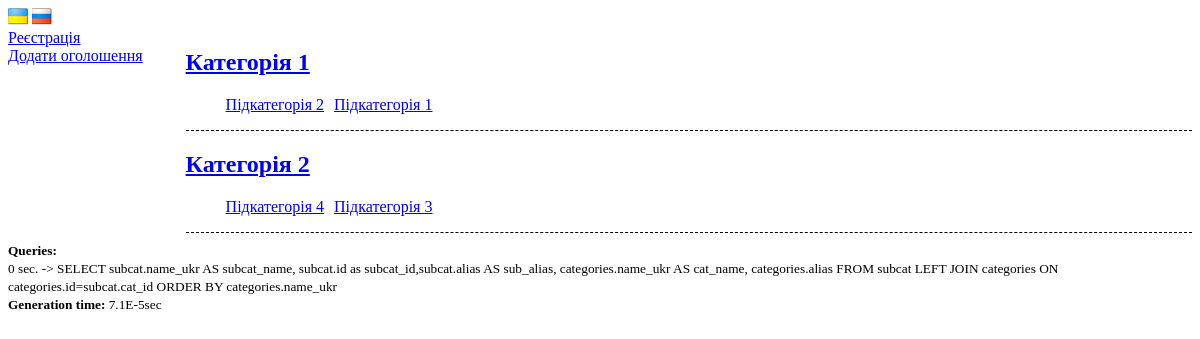
The page /index.php on the database its author committed.
### tables this page shows
CREATE TABLE `subcat` (
  `id` smallint(5) unsigned NOT NULL AUTO_INCREMENT,
  `cat_id` tinyint(3) unsigned NOT NULL,
  `name_ukr` char(40) DEFAULT NULL,
  `name_rus` char(40) DEFAULT NULL,
  `title_ukr` char(40) DEFAULT NULL,
  `title_rus` char(40) DEFAULT NULL,
  `meta_desc_ukr` varchar(255) DEFAULT NULL,
  `meta_desc_rus` varchar(255) DEFAULT NULL,
  `keywords_ukr` varchar(200) DEFAULT NULL,
  `keywords_rus` varchar(200) DEFAULT NULL,
  `seotext_ukr` text,
  `seotext_rus` text,
  `file` varchar(255) DEFAULT NULL,
  `alias` char(25) DEFAULT NULL,
  PRIMARY KEY (`id`),
  UNIQUE KEY `NewIndex1` (`alias`),
  KEY `cat_id` (`cat_id`)
);

CREATE TABLE `categories` (
  `id` tinyint(3) unsigned NOT NULL AUTO_INCREMENT,
  `name_ukr` char(40) DEFAULT NULL,
  `name_rus` char(40) DEFAULT NULL,
  `title_ukr` char(40) DEFAULT NULL,
  `title_rus` char(40) DEFAULT NULL,
  `meta_desc_ukr` varchar(255) DEFAULT NULL,
  `meta_desc_rus` varchar(255) DEFAULT NULL,
  `keywords_ukr` varchar(200) DEFAULT NULL,
  `keywords_rus` varchar(200) DEFAULT NULL,
  `seotext_ukr` text,
  `seotext_rus` text,
  `file` char(20) DEFAULT NULL,
  `alias` char(25) DEFAULT NULL,
  PRIMARY KEY (`id`),
  UNIQUE KEY `alias` (`alias`)
);

### modules/main.php (called while the page is built, shortened)
<?
    global $config, $content;
    $tpl = new Tpl();
    $main_content=checkCache(md5('main'));
	if($main_content){
	   $tpl->data["key"]=$main_content;
    }else{
        $res = sql_do("
					SELECT subcat.name_{$config['lang']} AS subcat_name, subcat.id as subcat_id,subcat.alias AS sub_alias,
					categories.name_{$config['lang']} AS cat_name, categories.alias
					FROM subcat
					LEFT JOIN categories ON categories.id=subcat.cat_id
					ORDER BY categories.name_{$config['lang']}
					");
		if (mysql_num_rows($res)>0){
			while($arr = mysql_fetch_array($res)){
				$cat_sel[$arr['subcat_id']][0]=$arr['cat_name'];
				$cat_sel[$arr['subcat_id']][1]=$arr['subcat_name'];
				$cat_sel[$arr['subcat_id']][2]=$arr['alias'];
				$cat_sel[$arr['subcat_id']][3]=$arr['sub_alias'];
			}
			$cache = list_cat_subcat($cat_sel);
		}
    }
?>

### definitions.php (called while the page is built, shortened)
<?php
require_once('includes/config.php');
require_once('includes/system.php');
require_once('includes/lib.php');
$serv_name = $_SERVER['SERVER_NAME'];;
$serv_name=preg_replace('/^www\./si','',$serv_name);
$config['serv_name']=$serv_name;
$lang=!empty($_GET['lang']) ? $_GET['lang'] : $g_config['def_lang'];
$config['lang']=$lang;
$config['langs']=$g_config['langs'];
$config['lang_arr']=$lang_arr;
$config['url_conf']=$g_config['root_path'];
$config['url_conf_lang']=$lang==$g_config['def_lang'] ? $config['url_conf'] : $config['url_conf'].$lang.'/';
?>

### includes/config.php (called while the page is built, shortened)
<?
	global $g_config, $cache_time;
	$g_config['db_host']='localhost';
	$g_config['db_user']='root';
	$g_config['db_pass']='';
	$g_config['db_name']='bizcar';
	$g_config['root_path']='/';
	$g_config['per_page']='10';
	$g_config['langs']=array('ukr','rus');
	$g_config['def_lang']='ukr';
?>

### includes/lang/ukr.php (called while the page is built)
<?
	$lang_arr=array(
		'register'=>'Реєстрація',
		'add'=>'Додати оголошення',
		'read_more'=>'читати далі',
		'date'=>'Додано',
        'cat'=>'Категорія',
        'subcat'=>'Підкатегорія',
        'region'=>'Регіон',
        'city'=>'Місто',
        'title'=>'Назва',
        'descr'=>'Опис',
        'phone'=>'Номер телефону',
        'mail'=>'Електронна пошта',
        'url'=>'Посилання',
        'skype'=>'Skype',
        'price'=>'Ціна',
        'contact_name'=>'Ваше ім\'я',
        'expire_date'=>'Розмістити до',
        'not_sel'=>'Не обрано',
        'add_true'=>'Ваше оголошення успішно додано!',
        'uname'=>'Логін',
        'upass'=>'Пароль',
        'rupass'=>'Пароль ще раз',
        'adress'=>'Адреса',
        'icq'=>'icq',
        'blog_alias'=>'Псевдонім блогу',
        'blog_name'=>'Назва блогу',
        'get_blog'=>'Завести блог',
        'not_set'=>' не заповнене',
        'passw_not_m'=>'Паролі не співпадають!',
        'title_ad'=>'Заголовок',
        'expires'=>'Розмістити до',
        'check_input'=>'Перевірте правильність заповнення поля ',
        'errors'=>'Виникли наступні помилки:',
        'main'=>'Головна'
	);
?>

### includes/lib.php (the view, shortened to what this page needs)
		</div></div><?
    function list_cat_subcat($values){
        global $config;
		$tmp='';
        $i=0;
        $data='';
		foreach($values as $value => $text){
            if($tmp!=$text[0] && $value!=0){
            	if($i!=0){$data.='</ul><hr/>';}
            	$data.='<h2><a href="'.$config['url_conf_lang'].'adboard/'.$text[2].'">'.$text[0].'</a></h2><ul>';
            	$tmp=$text[0];
            }
			$data .= '<li><a href="'.$config['url_conf_lang'].'adboard/'.$text[2].'/'.$text[3].'">'.$text[1].'</a></li>' ;
			$i++;
		}
		$data .= '</ul><hr/>' ;
		return $data;
	}
?>

### css/style.css (style rules this page uses)
hr { background: transparent; color: transparent; border-left: none; border-right: none; border-top: none; border-bottom: 1px dashed #000; }
li { list-style: none; display: inline; margin-right: 10px; }
a { font-style: normal; }

### rows shown on the page
subcat: categories.name_ukr "Категорія 1", name_ukr "Підкатегорія 2"
subcat: name_ukr "Підкатегорія 1"
subcat: categories.name_ukr "Категорія 2", name_ukr "Підкатегорія 4"
subcat: name_ukr "Підкатегорія 3"

### other values the page prints
$_smarty_tpl->getVariable('lang')->value['register'] "Реєстрація"
$_smarty_tpl->getVariable('lang')->value['add'] "Додати оголошення"
$q_id "0 sec."
microtime_float() - $time_start "7.1E-5"
